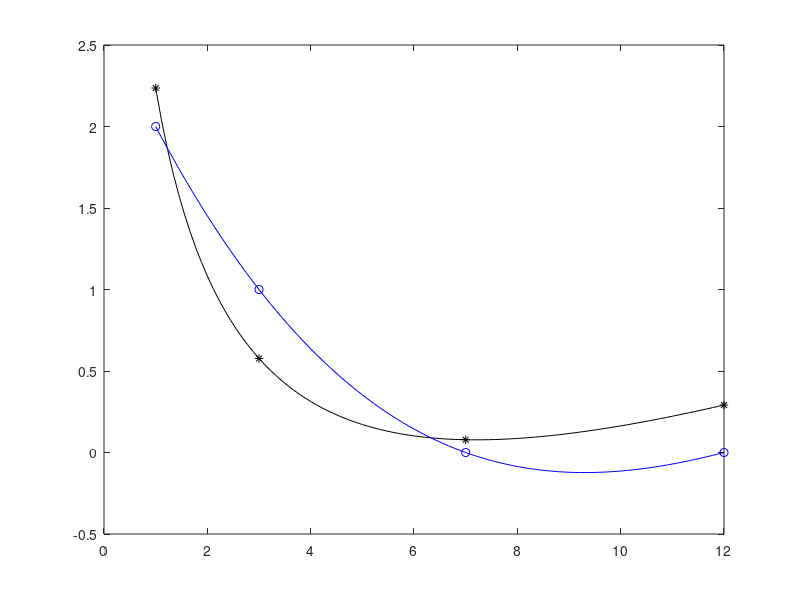

The MATLAB script that drew this image:
% Esercizio 2
clear
clc
format rat
f=@(x) 3*log(1./x)+sqrt(5*x);
x=[1 3 7];
y_0=f(x);
y=round(y_0);
%costruisco il polinomio interpolatore con 3 punti
p=polyfit(x,y,2)
xx=linspace(min(x),max(x));
yy_0=f(xx);
yy=polyval(p,xx);
plot(xx,yy_0,'k',x,y_0,'k*',xx,yy,'b',x,y,'bo')
pause
close all
x=[1 3 7 12];
y_0=f(x);
y=round(y_0);
%costruisco il polinomio interpolatore con 4 punti
p=polyfit(x,y,3)
xx=linspace(min(x),max(x));
yy_0=f(xx);
yy=polyval(p,xx);
plot(xx,yy_0,'k',x,y_0,'k*',xx,yy,'b',x,y,'bo')